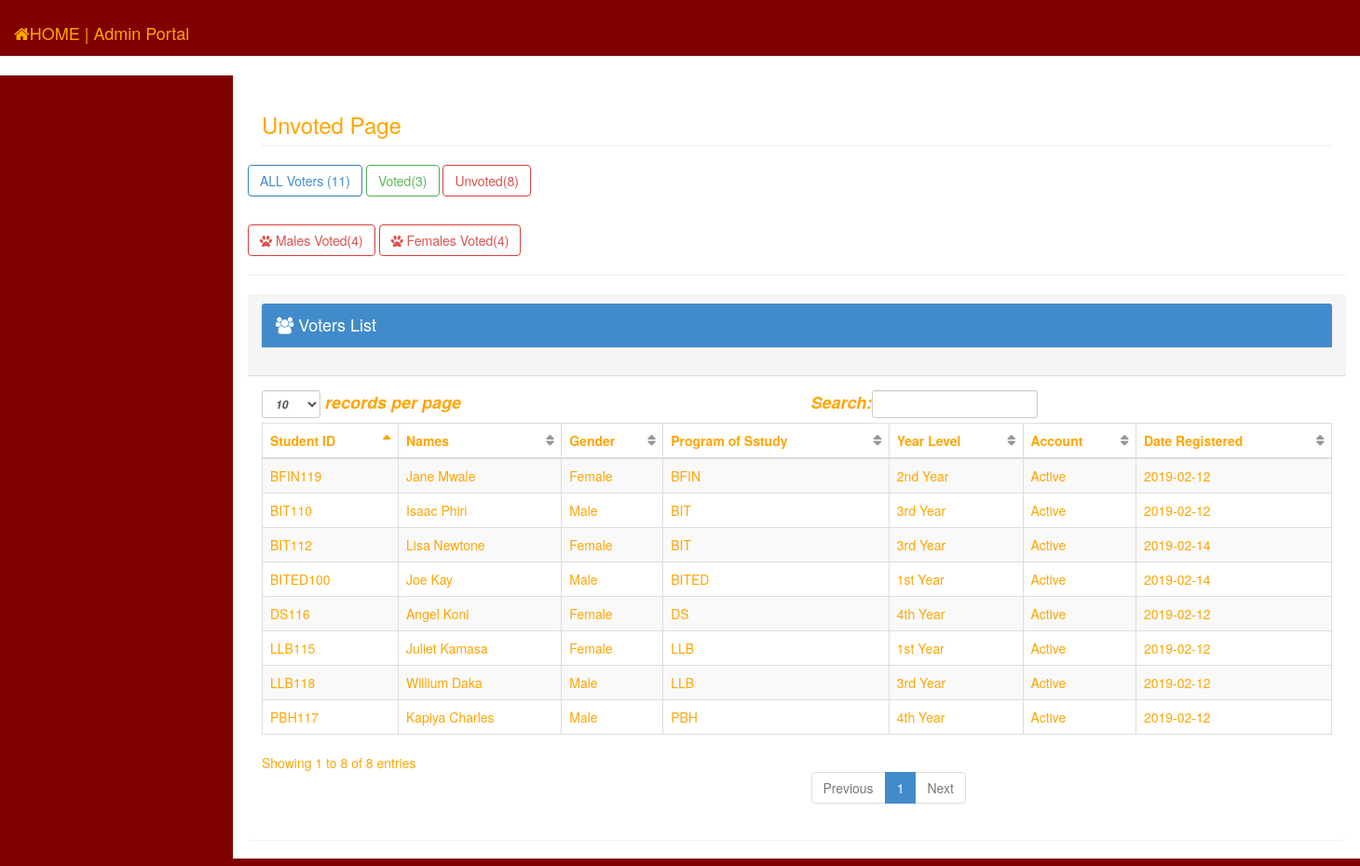
/admin2/unvoted.php (signed in), run on the app's committed database.
### tables this page shows
CREATE TABLE `voters` (
  `voters_id` int(11) NOT NULL,
  `id_number` varchar(12) NOT NULL,
  `firstname` varchar(100) NOT NULL,
  `lastname` varchar(100) NOT NULL,
  `gender` varchar(6) NOT NULL,
  `prog_study` varchar(10) NOT NULL,
  `year_level` varchar(100) NOT NULL,
  `status` varchar(100) NOT NULL,
  `account` varchar(100) NOT NULL DEFAULT 'Inactive',
  `date` date DEFAULT NULL,
  `password` varchar(100) NOT NULL
);

### admin2/unvoted.php (the view, shortened to what this page needs)
<?php include ('head.php');?>
<body>
    <div id="wrapper">
        <?php include ('side_bar.php');?>
        <div id="page-wrapper">
            <div class="row">
                <div class="col-lg-12">
                    <h3 class="page-header">Unvoted Page</h3>
                </div>
				<?php
					$count = $conn->query("SELECT COUNT(*) as total FROM `voters`")->fetch_array();
					$count1 =  $conn->query("SELECT COUNT(*) as total FROM `voters` WHERE `status` = 'Voted'")->fetch_array();
					$count2 = $conn->query("SELECT COUNT(*) as total FROM `voters` WHERE `status` = 'Unvoted'")->fetch_array();
                    $count3 = $conn->query("SELECT COUNT(*) as total FROM `voters` WHERE `gender` = 'Male'  AND `status` =  'Unvoted' ")->fetch_array();
                    $count4 =  $conn->query("SELECT COUNT(*) as total FROM `voters` WHERE `gender` = 'Female' AND `status` =  'Unvoted' ")->fetch_array();
				?>
				<a href="voters.php" class = "btn btn-primary btn-outline">ALL Voters (<?php echo $count['total']?>)</a>
				<a href="voted.php" class = "btn btn-success btn-outline"> Voted(<?php echo $count1['total']?>)</a>
				<a href="unvoted.php" class = "btn btn-danger btn-outline">Unvoted(<?php echo $count2['total']?>) </a><p><br clear = all><p/>
                <a href=" " class = "btn btn-danger btn-outline"><i class = "fa fa-paw"></i> Males Voted(<?php echo $count3['total']?>)</a>
                <a href=" " class = "btn btn-danger btn-outline"><i class = "fa fa-paw"></i> Females Voted(<?php echo $count4['total']?>)</a> &nbsp; &nbsp; &nbsp; &nbsp; &nbsp;
				<br/>
				<hr/>
                    <div class="panel panel-default">
                        <div class="panel-heading">
                            <h4 class="modal-title" id="myModalLabel">
												<div class="panel panel-primary">
													<div class="panel-heading"><i class = "fa fa-users"></i>
														Voters List
													</div>
												</div>
											</h4>
                        </div>
                        <div class="panel-body">
                            <div class="table-responsive">
                                <table class="table table-striped table-bordered table-hover" id="dataTables-example">
                                    <thead>
                                        <tr>
                                           <th>Student ID</th>
                                            <th>Names</th>
                                            <th>Gender</th>
                                            <th>Program of Sstudy</th>
                                            <th>Year Level</th>
                                            <th>Account</th>
                                            <th>Date Registered</th>
                                        </tr>
                                    </thead>
                                    <tbody>
										<?php
											require 'dbcon.php';
											$query = $conn->query("SELECT * FROM voters where status = 'Unvoted' ");
											while($row = $query->fetch_array()){
										?>
										<tr class="odd gradeX">
											    <td><?php echo $row ['id_number'];?></td>
                                                <td><?php echo $row ['firstname']." ". $row ['lastname'];?></td>
                                                <td><?php echo $row ['gender'];?></td>
                                                <td><?php echo $row ['prog_study'];?></td>
                                                <td><?php echo $row ['year_level'];?></td>
                                                <td><?php echo $row ['account'];?></td>
                                                <td><?php echo $row ['date'];?></td>
                                        </tr>
                                       <?php } ?>
                                    </tbody>
                                </table>
                            </div>
                        </div>
                    </div>
            </div>
        </div>
</body>
</html>

### admin2/css/sb-admin-2.css (style rules this page uses)
body { background-color: #f8f8f8; }
#wrapper { width: 100%; }
#page-wrapper { padding: 0 15px; min-height: 568px; background-color: #fff; }
@media (min-width:768px) { #page-wrapper { position: inherit; margin: 0 0 0 250px; padding: 0 30px; border-left: 1px solid #e7e7e7; } }
.btn-outline { color: inherit; background-color: transparent; transition: all .5s; }
.btn-primary.btn-outline { color: #428bca; }
.btn-success.btn-outline { color: #5cb85c; }
.btn-danger.btn-outline { color: #d9534f; }
table.dataTable thead .sorting, table.dataTable thead .sorting_asc, table.dataTable thead .sorting_desc, table.dataTable thead .sorting_asc_disabled, table.dataTable thead .sorting_desc_disabled { background: 0 0; }
table.dataTable thead .sorting_asc:after { content: "\f0de"; float: right; font-family: fontawesome; }
table.dataTable thead .sorting:after { content: "\f0dc"; float: right; font-family: fontawesome; color: rgba(50,50,50,.5); }

### admin2/css/MyStyles.css (style rules this page uses)
body { background-color: maroon; background-size: 100%; color: orange; }
#wrapper { background-color: white; padding-bottom: 20px; }
.panel { border: none; }
a { text-decoration: none; color: ; }

### data on the page
voters: id_number "BFIN119", firstname "Jane", lastname "Mwale", gender "Female", prog_study "BFIN", year_level "2nd Year", account "Active", date "2019-02-12"
voters: id_number "BIT110", firstname "Isaac", lastname "Phiri", gender "Male", prog_study "BIT", year_level "3rd Year", account "Active", date "2019-02-12"
voters: id_number "DS116", firstname "Angel", lastname "Koni", gender "Female", prog_study "DS", year_level "4th Year", account "Active", date "2019-02-12"
voters: id_number "LLB115", firstname "Juliet", lastname "Kamasa", gender "Female", prog_study "LLB", year_level "1st Year", account "Active", date "2019-02-12"
voters: id_number "LLB118", firstname "Willium", lastname "Daka", gender "Male", prog_study "LLB", year_level "3rd Year", account "Active", date "2019-02-12"
voters: id_number "PBH117", firstname "Kapiya", lastname "Charles", gender "Male", prog_study "PBH", year_level "4th Year", account "Active", date "2019-02-12"
voters: id_number "BIT112", firstname "Lisa", lastname "Newtone", gender "Female", prog_study "BIT", year_level "3rd Year", account "Active", date "2019-02-14"
voters: id_number "BITED100", firstname "Joe", lastname "Kay", gender "Male", prog_study "BITED", year_level "1st Year", account "Active", date "2019-02-14"

### other printed values
$count['total'] "11"
$count1['total'] "3"
$count2['total'] "8"
$count3['total'] "4"
$count4['total'] "4"
